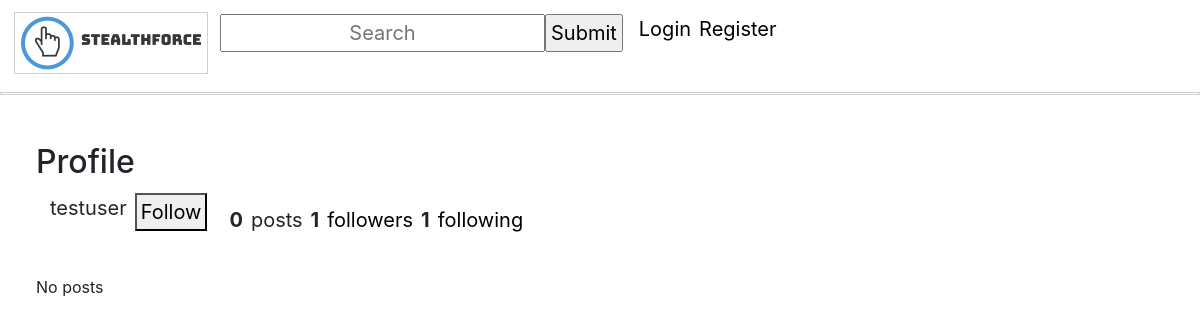
Page /user/testuser/ on the earlier database version.
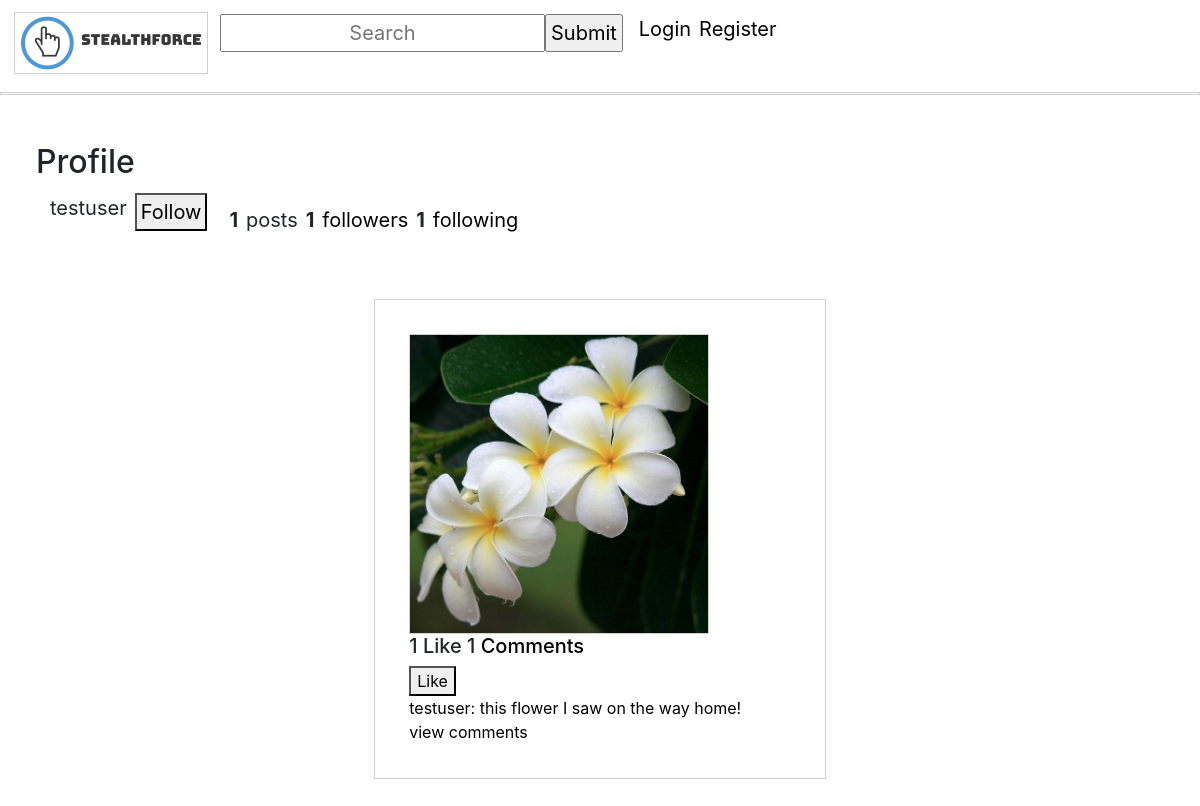
Same page on the later database version.
### feed/models.py (models this page shows, shortened)
class FeedItem(models.Model):
    caption = models.CharField(max_length=255, blank=True, null=True) #Allow user
    owner = models.ForeignKey(User, on_delete=models.CASCADE)
    created_time = models.DateTimeField(auto_now_add=True)
    updated_time = models.DateTimeField(auto_now_add=True)
    image = models.ImageField(null=True, blank=True)
    liked = models.ManyToManyField(User, default=None, blank=True, related_name='liked')
    @property
    def number_of_likes(self):
        return self.liked.all().count()
    @property
    def image_url(self):
        if self.image and hasattr(self.image, 'url'):
            return self.image.url
    @property
    def comment_count(self):
        return Comment.objects.filter(feedItem=self).count()

### users/models.py (models this page shows, shortened)
class Account(AbstractBaseUser):
    email = models.EmailField(verbose_name="email", max_length=60, unique=True)
    username = models.CharField(max_length=30, unique=True)
    date_joined = models.DateTimeField(verbose_name='date joined', auto_now_add=True)
    last_login = models.DateTimeField(verbose_name='last login', auto_now=True)
    is_admin = models.BooleanField(default=False)
    is_staff = models.BooleanField(default=False)
    is_superuser = models.BooleanField(default=False)
    is_active = models.BooleanField(default=True)
    followers = models.ManyToManyField("Account", blank=True, symmetrical=False, related_name="people_followers")
    following = models.ManyToManyField("Account", blank=True, symmetrical=False, related_name="people_following")
    profile_picture = models.ImageField(null=True, blank=True, default = 'static/default.png')
    USERNAME_FIELD = 'email' #allows user to login with email instead of username/id
    REQUIRED_FIELDS = ['username']
    objects = MyAccountManager()

### users/views.py (the view, shortened to what this page needs)
# urls.py: path('user/<str:username>/', user_views.user_profile_view, name='profile'),
def user_profile_view(request, username):
    user_being_viewed = get_object_or_404(User, username=username)
    posts = FeedItem.objects.filter(owner=user_being_viewed)
    if 'follow' in request.POST or 'unfollow' in request.POST:
        follow_or_unfollow(user_being_viewed, request.user)
    context = {
        'request_user': request.user,
        'user_viewed': user_being_viewed,
        'user_posts': posts,
    }
    return render(request, "users/profile.html", context)

### users/templates/users/profile.html (shortened to what this page needs)
{% extends 'main_app/base.html' %}
{% block body %}
<div id="profile-page">
<h2>Profile</h2>
<div class="inline_div">
    <p>{{ user_viewed.username }}  </p>
        {% if request_user.username == user_viewed.username %}
            <form method="get" action="/accounts/edit/">
                <button type="submit">Edit Profile</button>
            </form>
        {% else %}
            <form method="POST" action="">
                {% if request_user in user_viewed.followers.all %}
                    <button type="submit" name="unfollow">Unfollow</button>
                    <button type="submit" name="message">Message</button>
                {% else %}
                    <button type="submit" name="follow">Follow</button>
                    {% endif %}
            </form>
        {% endif %}
<div class="inline_div">
    <p class="bold-text">{{ user_posts.count }}</p><p>posts</p>
    <p class="bold-text">{{ user_viewed.followers.count }}</p><a href="/user/{{ user_viewed.username }}/followers">followers</a>
    <p class="bold-text">{{ user_viewed.following.count }}</p><a href="/user/{{ user_viewed.username }}/following">following</a>
</div>
</div>
    {% if user_posts.count == 0 %}
        <p>No posts</p>
    {% endif %}
{% for user_post in user_posts %}
    <div class="post_div">
        <img width="300" height="300" src="{{ user_post.image_url|default_if_none:'#' }}"/>
        <h5>{{ user_post.number_of_likes }} Like {{ user_post.comment_count }} <a
                href="/p/{{ user_post.id }}">Comments</a></h5>
        <form action="{% url 'like' %}" method="POST">
            {% if user not in user_post.liked.all %}
                <button type="submit">Like</button>
            {% else %}
                <button type="submit">Unlike</button>
            {% endif %}
        </form>
        <a href="{% url 'profile' user_post.owner.username %}"> {{ user_post.owner.username }}:</a><a
            href="{% url 'feed-detail' user_post.id %}"> {{ user_post.caption }}</a>
        <br>
        <a href="/p/{{ user_post.id }}">view comments</a>
        <br>
    </div>
    {% endfor %}
</div>
{% endblock %}

Differences in the rows shown:
added FeedItem: image_url (picture), number_of_likes "1", comment_count "1", shows "Like", owner.username "testuser", caption "this flower I saw on the way home!"
Other differences:
{{ user_posts.count }}: "0" → "1"
text no longer shown: "No posts"
